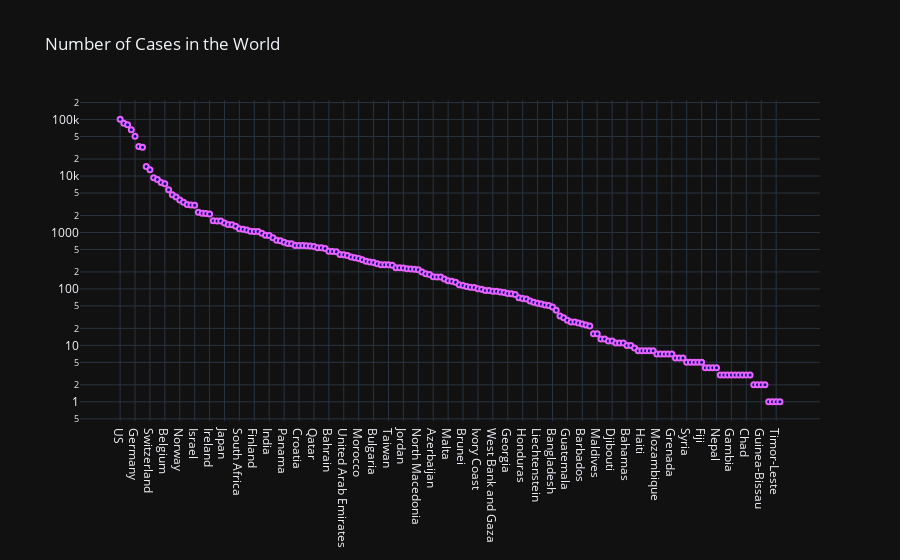

Notebook code for this chart:
### Code cell
fig = go.Figure()

fig.add_trace(go.Scatter(x=country_data['Country/Region'],
                                y=country_data['Confirmed'],
                                name = 'Confirmed',
                                mode='markers',
                                marker_color=data['Confirmed'],
                                marker = dict(
                                 color = 'rgb(17, 157, 255)',
                                 size = 5,
                                 line = dict(
                                color = 'rgb(231, 99, 250)',
                                width = 2
                               )),
                           ))
                                
fig.update_layout(title='Number of Cases in the World',
                yaxis_type = "log")
fig.show()

### Figure 1 — Plotly figure (JSON) as saved in the notebook; plotly's stock layout.template omitted (floating-point values rounded to 4 significant figures; data arrays with more than 128 entries replaced by an {"elided": "..."} marker saying what was removed)
{"data": [{"marker": {"color": {"elided": "9424 int values"}, "line": {"color": "rgb(231, 99, 250)", "width": 2}, "size": 5}, "mode": "markers", "name": "Confirmed", "type": "scatter", "x": {"elided": "178 str values"}, "y": {"elided": "178 int values"}}], "layout": {"title": {"text": "Number of Cases in the World"}, "yaxis": {"type": "log"}}}
